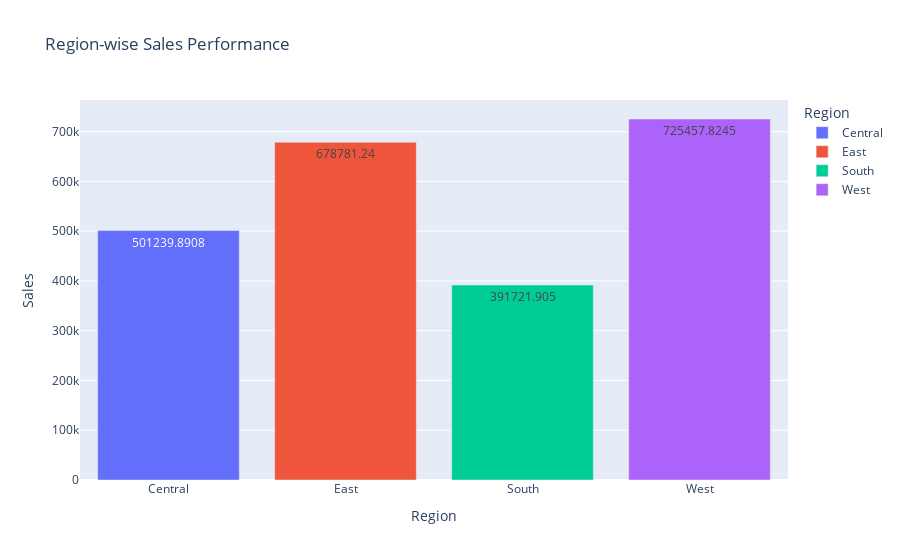

Source (notebook cell):
### Markdown cell above
Region-Wise Performance

### Code cell
region_perf = df.groupby('Region', as_index=False)['Sales'].sum()
fig_region = px.bar(region_perf, x='Region', y='Sales', color='Region',
                    title="Region-wise Sales Performance", text='Sales')
fig_region.show()

### Figure 1 — Plotly figure (JSON) as saved in the notebook; plotly's stock layout.template omitted (floating-point values rounded to 4 significant figures)
{"data": [{"alignmentgroup": "True", "hovertemplate": "Region=%{x}<br>Sales=%{text}<extra></extra>", "legendgroup": "Central", "marker": {"color": "#636efa", "pattern": {"shape": ""}}, "name": "Central", "offsetgroup": "Central", "orientation": "v", "showlegend": true, "text": [501200.0], "textposition": "auto", "type": "bar", "x": ["Central"], "xaxis": "x", "y": [501200.0], "yaxis": "y"}, {"alignmentgroup": "True", "hovertemplate": "Region=%{x}<br>Sales=%{text}<extra></extra>", "legendgroup": "East", "marker": {"color": "#EF553B", "pattern": {"shape": ""}}, "name": "East", "offsetgroup": "East", "orientation": "v", "showlegend": true, "text": [678800.0], "textposition": "auto", "type": "bar", "x": ["East"], "xaxis": "x", "y": [678800.0], "yaxis": "y"}, {"alignmentgroup": "True", "hovertemplate": "Region=%{x}<br>Sales=%{text}<extra></extra>", "legendgroup": "South", "marker": {"color": "#00cc96", "pattern": {"shape": ""}}, "name": "South", "offsetgroup": "South", "orientation": "v", "showlegend": true, "text": [391700.0], "textposition": "auto", "type": "bar", "x": ["South"], "xaxis": "x", "y": [391700.0], "yaxis": "y"}, {"alignmentgroup": "True", "hovertemplate": "Region=%{x}<br>Sales=%{text}<extra></extra>", "legendgroup": "West", "marker": {"color": "#ab63fa", "pattern": {"shape": ""}}, "name": "West", "offsetgroup": "West", "orientation": "v", "showlegend": true, "text": [725500.0], "textposition": "auto", "type": "bar", "x": ["West"], "xaxis": "x", "y": [725500.0], "yaxis": "y"}], "layout": {"barmode": "relative", "legend": {"title": {"text": "Region"}, "tracegroupgap": 0}, "title": {"text": "Region-wise Sales Performance"}, "xaxis": {"anchor": "y", "categoryarray": ["Central", "East", "South", "West"], "categoryorder": "array", "domain": [0, 1], "title": {"text": "Region"}}, "yaxis": {"anchor": "x", "domain": [0, 1], "title": {"text": "Sales"}}}}
